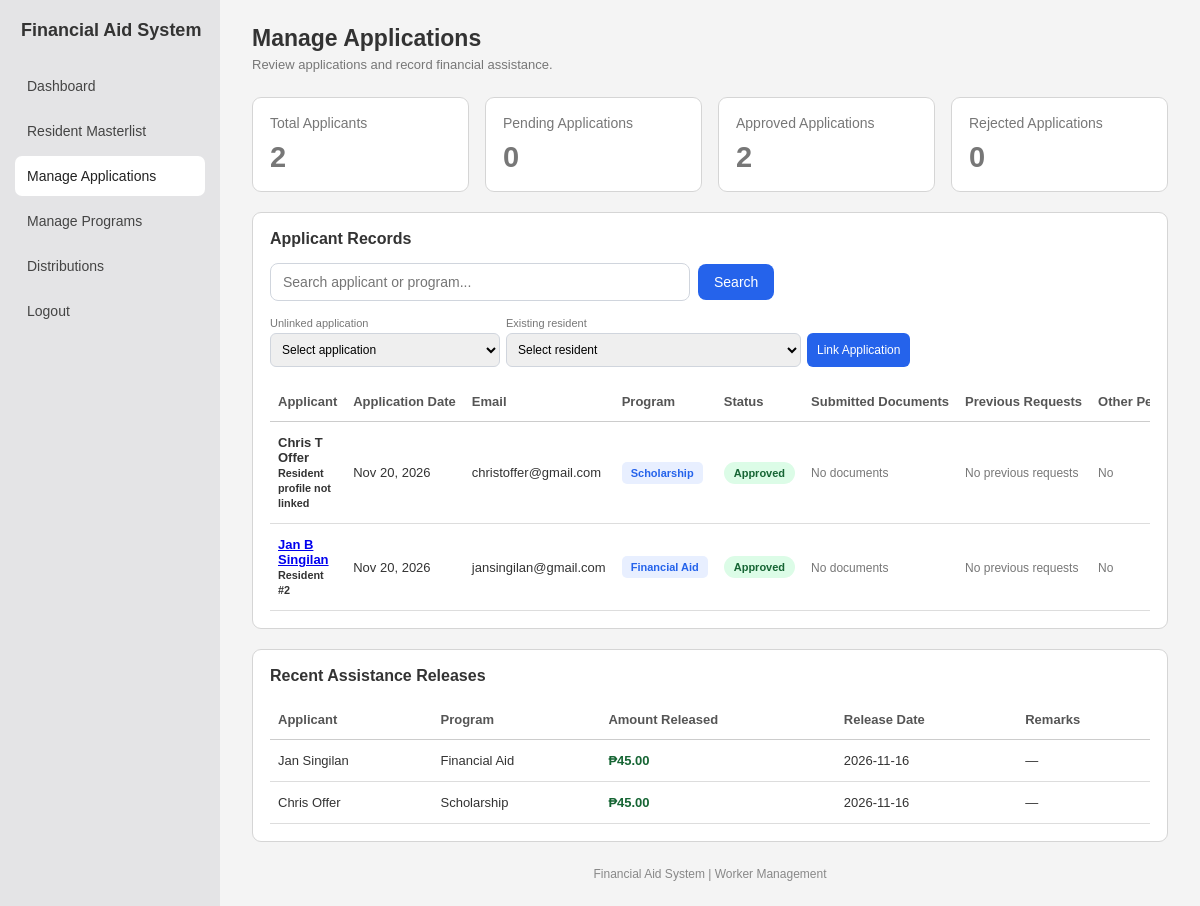
The page /worker/manage_applications.php (signed in) on the database its author committed.
### tables this page shows
CREATE TABLE `application` (
  `applicant_id` int(11) NOT NULL,
  `firstname` varchar(100) NOT NULL,
  `middlename` varchar(100) NOT NULL,
  `lastname` varchar(100) NOT NULL,
  `email` varchar(100) DEFAULT NULL,
  `aid_type` varchar(150) NOT NULL,
  `resident_id` int(11) DEFAULT NULL,
  `application_date` datetime NOT NULL DEFAULT current_timestamp(),
  `user_id` int(11) DEFAULT NULL,
  `documents` text DEFAULT NULL,
  `status` varchar(20) NOT NULL DEFAULT 'Pending'
);

CREATE TABLE `assistance_release` (
  `release_id` int(11) NOT NULL,
  `applicant_id` int(11) NOT NULL,
  `amount` decimal(10,2) NOT NULL,
  `release_date` date NOT NULL,
  `remarks` varchar(255) DEFAULT NULL
);

### classes/application_manager.php (called while the page is built, shortened)
<?php
class ApplicationManager {
    private PDO $pdo;
    public function __construct(PDO $pdo) {
        $this->pdo = $pdo;
    }
    public function fetch_applications($search = "") {
        $params = [];
        $sql .= " ORDER BY a.applicant_id DESC";
        $stmt = $this->pdo->prepare($sql);
        $stmt->execute($params);
        return $stmt->fetchAll(PDO::FETCH_ASSOC);
    }
    public function fetch_recent_releases() {
        $sql = "SELECT
                    r.release_id,
                    r.amount,
                    r.release_date,
                    r.remarks,
                    a.firstname,
                    a.lastname,
                    a.aid_type
                FROM assistance_release r
                INNER JOIN application a
                    ON r.applicant_id = a.applicant_id
                WHERE a.status <> 'Rejected'
                ORDER BY r.release_id DESC
                LIMIT 10";
        $stmt = $this->pdo->prepare($sql);
        $stmt->execute();
        return $stmt->fetchAll(PDO::FETCH_ASSOC);
    }
    public function count_applications() {
        $sql = "SELECT
                    COUNT(*) AS total,
                    COALESCE(SUM(CASE WHEN status = 'Pending' THEN 1 ELSE 0 END), 0) AS pending,
                    COALESCE(SUM(CASE WHEN status = 'Approved' THEN 1 ELSE 0 END), 0) AS approved,
                    COALESCE(SUM(CASE WHEN status = 'Rejected' THEN 1 ELSE 0 END), 0) AS rejected
                FROM application";
        $stmt = $this->pdo->prepare($sql);
        $stmt->execute();
        return $stmt->fetch(PDO::FETCH_ASSOC);
    }
}
?>

### worker/manage_applications.php (the view, shortened to what this page needs)
<?php
require_once "../dbconn.php";
require_once "../classes/application_manager.php";
$manager = new ApplicationManager($pdo);
function e($value) {
    return htmlspecialchars(
        (string)($value ?? ""),
        ENT_QUOTES,
        "UTF-8"
    );
}
$search = trim($_GET['q'] ?? "");
$applicants = $manager->fetch_applications($search);
$unlinkedApplications = array_values(array_filter($applicants, function ($applicant) {
    return empty($applicant['resident_id']);
}));
$applicationDocuments = $manager->fetch_application_documents(
    array_column($applicants, 'applicant_id')
);
$releases = $manager->fetch_recent_releases();
$counts = $manager->count_applications();
?>
<!DOCTYPE html>
<html lang="en">
<head>
    <link rel="stylesheet" href="worker_style.css">
    <link rel="stylesheet" href="manage_applications.css">
</head>
<body>
<div class="dashboard">
    <?php $activePage = 'applications'; require __DIR__ . '/sidebar.php'; ?>
    <main class="main-content">
        <div class="topbar">
            <div>
                <h2>Manage Applications</h2>
                <p class="page-subtitle">
                    Review applications and record financial assistance.
                </p>
            </div>
        </div>
        <div class="stats-container">
            <div class="stat-card">
                <p>Total Applicants</p>
                <h1><?php echo (int)($counts['total'] ?? 0); ?></h1>
            </div>
            <div class="stat-card">
                <p>Pending Applications</p>
                <h1><?php echo (int)($counts['pending'] ?? 0); ?></h1>
            </div>
            <div class="stat-card">
                <p>Approved Applications</p>
                <h1><?php echo (int)($counts['approved'] ?? 0); ?></h1>
            </div>
            <div class="stat-card">
                <p>Rejected Applications</p>
                <h1><?php echo (int)($counts['rejected'] ?? 0); ?></h1>
            </div>
        </div>
        <section class="panel application-panel">
            <div class="panel-header">
                <h3>Applicant Records</h3>
            </div>
            <form method="GET" class="search-form">
                <input
                    type="text"
                    name="q"
                    class="search-input"
                    placeholder="Search applicant or program..."
                    value="<?php echo e($search); ?>"
                >
                <button type="submit" class="search-btn">
                    Search
                </button>
            </form>
            <?php if ($unlinkedApplications) { ?>
                <form method="post" class="resident-link-form">
                    <label>
                        Unlinked application
                        <select name="applicant_id" required>
                            <option value="">Select application</option>
                        </select>
                    </label>
                    <label>
                        Existing resident
                        <select name="resident_id" required>
                            <option value="">Select resident</option>
                        </select>
                    </label>
                    <button type="submit">Link Application</button>
                </form>
            <?php } ?>
            <div class="table-wrapper">
                <table class="applicant-table management-table">
                    <thead>
                        <tr>
                            <th>Applicant</th>
                            <th>Application Date</th>
                            <th>Email</th>
                            <th>Program</th>
                            <th>Status</th>
                            <th>Submitted Documents</th>
                            <th>Previous Requests</th>
                            <th>Other Pending / Approved Aid</th>
                        </tr>
                    </thead>
                    <tbody>
                        <?php if (!empty($applicants)) { ?>
                            <?php foreach ($applicants as $applicant) { ?>
                                <?php
                                $statusClass = strtolower(
                                    $applicant['status']
                                );
                                $previousRequests = [];
                                $documents = $applicationDocuments[(int)$applicant['applicant_id']] ?? [];
                                ?>
                                <tr>
                                    <td>
                                        <strong>
                                            <?php if (!empty($applicant['resident_id'])) { ?>
                                                <a href="resident_management.php?edit=<?php echo urlencode((string)$applicant['resident_id']); ?>">
                                            <?php } ?>
                                            <?php
                                            echo e(trim(
                                                $applicant['firstname'] . " " .
                                                $applicant['middlename'] . " " .
                                                $applicant['lastname']
                                            ));
                                            ?>
                                            <?php if (!empty($applicant['resident_id'])) { ?>
                                                </a>
                                                <small>Resident #<?php echo e($applicant['resident_id']); ?></small>
                                            <?php } else { ?>
                                                <small>Resident profile not linked</small>
                                            <?php } ?>
                                        </strong>
                                    </td>
                                    <td>
                                        <?php
                                        $applicationDate = $applicant['application_date'] ?? '';
                                        echo $applicationDate !== ''
                                            ? e(date('M j, Y', strtotime($applicationDate)))
                                            : 'N/A';
                                        ?>
                                    </td>
                                    <td>
                                        <?php echo e($applicant['email']); ?>
                                    </td>
                                    <td>
                                        <span class="benefit-badge">
                                            <?php echo e($applicant['aid_type']); ?>
                                        </span>
                                    </td>
                                    <td>
                                        <span class="status-badge status-<?php echo e($statusClass); ?>">
                                            <?php echo e($applicant['status']); ?>
                                        </span>
                                    </td>
                                    <td>
                                        <?php if (!empty($documents)) { ?>
                                            <details class="application-documents">
                                                <summary>View documents (<?php echo count($documents); ?>)</summary>
                                                <ul>
                                                    <?php foreach ($documents as $document) { ?>
                                                        <li>
                                                            <a
                                                                href="view_application_document.php?applicant_id=<?php echo (int)$applicant['applicant_id']; ?><?php if ($document['document_id'] !== null) { ?>&amp;document_id=<?php echo (int)$document['document_id']; ?><?php } else { ?>&amp;legacy_index=<?php echo (int)$document['legacy_index']; ?><?php } ?>"
                                                                target="_blank"
                                                                rel="noopener noreferrer"
                                                            >
                                                                <?php echo e($document['filename']); ?>
                                                            </a>
                                                        </li>
                                                    <?php } ?>
                                                </ul>
                                            </details>
                                        <?php } else { ?>
                                            <span class="history-empty">No documents</span>
                                        <?php } ?>
                                    </td>
                                    <td>
                                        <?php if (!empty($previousRequests)) { ?>
                                            <details class="beneficiary-history">
                                                <summary>
                                                    View history
                                                    (<?php echo (int)$applicant['previous_request_count']; ?>)
                                                </summary>
                                                <ul>
                                                    <?php foreach ($previousRequests as $request) { ?>
                                                        <?php $historyStatusClass = strtolower($request['status']); ?>
                                                        <li>
                                                            <?php echo e($request['aid_type']); ?>
                                                            <span class="status-badge status-<?php echo e($historyStatusClass); ?>">
                                                                <?php echo e($request['status']); ?>
                                                            </span>
                                                        </li>
                                                    <?php } ?>
                                                </ul>
                                            </details>
                                        <?php } else { ?>
                                            <span class="history-empty">No previous requests</span>
                                        <?php } ?>
                                    </td>
                                    <td>
                                        <?php if ((int)$applicant['other_active_aid_count'] > 0) { ?>
                                            <span class="active-aid-indicator">
                                                Yes
                                                (<?php echo (int)$applicant['other_active_aid_count']; ?>)
                                            </span>
                                        <?php } else { ?>
                                            <span class="history-empty">No</span>
                                        <?php } ?>
                                    </td>
                                </tr>
                            <?php } ?>
                        <?php } ?>
                    </tbody>
                </table>
            </div>
        </section>
        <section class="panel release-history-panel">
            <div class="panel-header">
                <h3>Recent Assistance Releases</h3>
            </div>
            <div class="table-wrapper">
                <table class="applicant-table">
                    <thead>
                        <tr>
                            <th>Applicant</th>
                            <th>Program</th>
                            <th>Amount Released</th>
                            <th>Release Date</th>
                            <th>Remarks</th>
                        </tr>
                    </thead>
                    <tbody>
                        <?php if (!empty($releases)) { ?>
                            <?php foreach ($releases as $release) { ?>
                                <tr>
                                    <td>
                                        <?php
                                        echo e(
                                            $release['firstname'] . " " .
                                            $release['lastname']
                                        );
                                        ?>
                                    </td>
                                    <td>
                                        <?php echo e($release['aid_type']); ?>
                                    </td>
                                    <td class="amount-cell">
                                        ₱<?php echo number_format(
                                            (float)$release['amount'],
                                            2
                                        ); ?>
                                    </td>
                                    <td>
                                        <?php echo e($release['release_date']); ?>
                                    </td>
                                    <td>
                                        <?php
                                        echo e(
                                            $release['remarks'] ?: "—"
                                        );
                                        ?>
                                    </td>
                                </tr>
                            <?php } ?>
                        <?php } ?>
                    </tbody>
                </table>
            </div>
        </section>
        <div class="footer">
            Financial Aid System | Worker Management
        </div>
    </main>
</div>
</body>
</html>

### rows shown on the page
application: firstname+middlename+lastname "Chris T Offer", shows "Resident profile not linked", application_date "Nov 20, 2026", email "christoffer@gmail.com", aid_type "Scholarship", status "Approved"
application: firstname+middlename+lastname "Jan B Singilan", resident "2", application_date "Nov 20, 2026", email "jansingilan@gmail.com", aid_type "Financial Aid", status "Approved"
assistance_release: applicant.lastname "Jan Singilan", applicant.aid_type "Financial Aid", amount "45.00", release_date "2026-11-16", remarks "—"
assistance_release: applicant.lastname "Chris Offer", applicant.aid_type "Scholarship", amount "45.00", release_date "2026-11-16", remarks "—"

### other values the page prints
$item[1] "Dashboard"
$item[1] "Resident Masterlist"
$item[1] "Manage Applications"
$item[1] "Manage Programs"
$item[1] "Distributions"
$item[1] "Logout"
$counts['total'] "2"
$counts['pending'] "0"
$counts['approved'] "2"
$counts['rejected'] "0"
